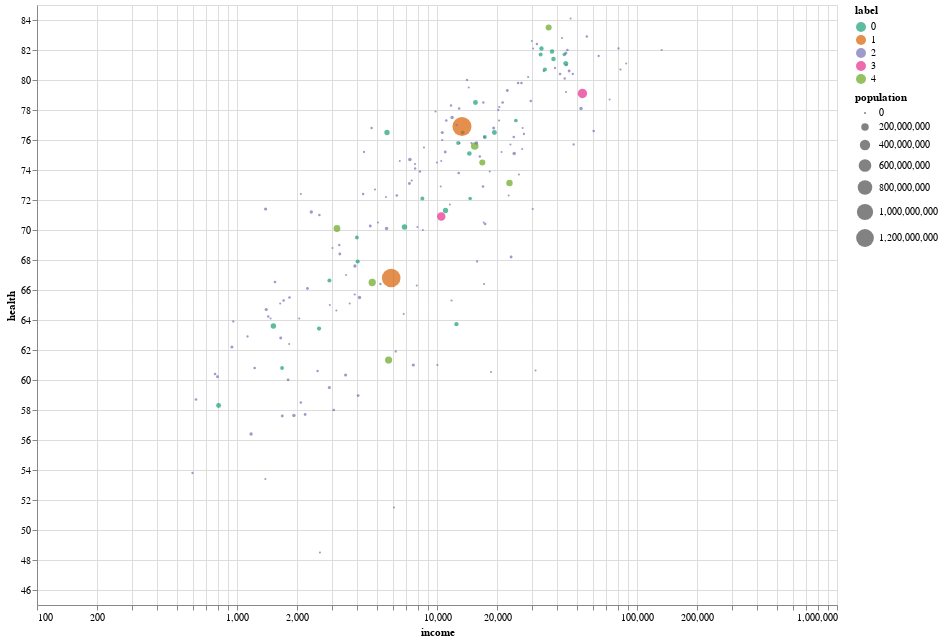

Notebook code for this chart:
### Code cell
(
    alt.Chart(gapminder)
    .mark_circle()
    .encode(
        alt.X("income:Q", scale=alt.Scale(type="log")),
        alt.Y("health:Q", scale=alt.Scale(zero=False)),
        size="population:Q",
        color=alt.Color("label:N", scale=alt.Scale(scheme="dark2")),
        tooltip=list(gapminder.columns),
    )
    .properties(width=800, height=600)
    .interactive()
)

### Figure 1 — Vega-Lite specification as saved in the notebook (floating-point values rounded to 4 significant figures; data arrays with more than 128 entries replaced by an {"elided": "..."} marker saying what was removed)
{"config": {"view": {"continuousWidth": 400, "continuousHeight": 300}}, "data": {"name": "data-9bdcb01d9ae7af8ba89f000028eeb5f1"}, "mark": "circle", "encoding": {"color": {"field": "label", "scale": {"scheme": "dark2"}, "type": "nominal"}, "size": {"field": "population", "type": "quantitative"}, "tooltip": [{"field": "country", "type": "nominal"}, {"field": "income", "type": "quantitative"}, {"field": "health", "type": "quantitative"}, {"field": "population", "type": "quantitative"}, {"field": "label", "type": "quantitative"}], "x": {"field": "income", "scale": {"type": "log"}, "type": "quantitative"}, "y": {"field": "health", "scale": {"zero": false}, "type": "quantitative"}}, "height": 600, "selection": {"selector007": {"type": "interval", "bind": "scales", "encodings": ["x", "y"]}}, "width": 800, "$schema": "https://vega.github.io/schema/vega-lite/v4.17.0.json", "datasets": {"data-9bdcb01d9ae7af8ba89f000028eeb5f1": {"elided": "187 records"}}}
